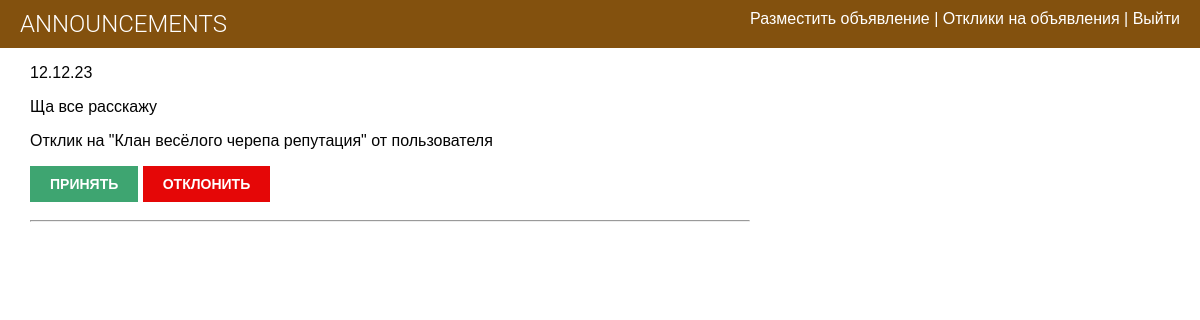
The app's page /comments/ (signed in) with its own data.
### board/models.py (models this page shows, shortened)
class Comment(models.Model):
    announcement = models.ForeignKey(Announcement, on_delete=models.CASCADE, related_name='comments')
    name = models.CharField(max_length=80, verbose_name='Имя')
    email = models.EmailField()
    text = models.TextField(verbose_name="Отклик")
    created = models.DateTimeField(auto_now_add=True)
    updated = models.DateTimeField(auto_now=True)
    active = models.BooleanField(default=False)
    class Meta:
        ordering = ['-created']
        indexes = [models.Index(fields=['-created'])]

class Announcement(models.Model):
    title = models.CharField(max_length=250)
    author = models.ForeignKey(User, on_delete=models.CASCADE, related_name='person')
    text = models.TextField()
    image = models.ImageField(blank=True, upload_to='images/%Y/%m/%d/')
    url = models.URLField(blank=True)
    publish = models.DateTimeField(default=timezone.now)
    created = models.DateTimeField(auto_now_add=True)
    updated = models.DateTimeField(auto_now=True)
    category = models.ForeignKey('Category', on_delete=models.PROTECT, null=True, verbose_name='Категория',
                                 related_name='cats')
    class Meta:
        ordering = ['-publish']
        indexes = [models.Index(fields=['-publish'])]

### board/views.py (the view)
# urls.py: path('comments/', CommentList.as_view(), name="comment_list"),
class CommentList(LoginRequiredMixin, ListView):
    model = Comment
    template_name = 'announcement/comment_list.html'
    context_object_name = 'comment_list'
    ordering = '-created'
    def get_queryset(self):
        queryset = Comment.objects.filter(announcement__author=self.request.user)
        return queryset

### board/templates/announcement/comment_list.html
{% extends 'default.html' %}
{% block content %}
{% if comment_list %}
    {% for c in comment_list %}
        {% if c.status == True or c.status is None %}
            <p>{{ c.created|date:'d.m.y' }}</p>
            <p>{{ c.text }}</p>
            <p>Отклик на "{{ c.announcement.title }}" от пользователя {{ c.user }}</p>
                {% if c.status == True %}
                    <p>{{ c.text }}</p>
                {% else %}
                    <a href="{% url 'board:accept' pk=c.pk %}"><input type="submit" value="Принять" />
                    <a href="{% url 'board:deny' pk=c.pk %}"><input type="reset" value="Отклонить" />
                {% endif %}
            <hr>
        {% endif %}
    {% endfor %}
{% else %}
    Откликов нет
{% endif %}
{% endblock content %}

### board/static/style.css (style rules this page uses)
body { margin:0; padding:0; font-family:helvetica, sans-serif; background-color: rgb(255, 255, 255); }
a { color: rgb(9, 96, 33); text-decoration:none; }
p { color: #030303; }
input, textarea { clear:both; float:left; margin:0 0 10px; background: #e1dbdb; border:0; padding:6px 10px; font-size:12px; }
input[type=submit] { font-weight:bold; background: rgba(11, 141, 76, 0.79); color:#fff; padding:10px 20px; font-size:14px; text-transform:uppercase; float: inherit; }
input[type=reset] { font-weight:bold; background: rgb(229, 7, 7); color:#fff; padding:10px 20px; font-size:14px; text-transform:uppercase; float: inherit; }

### records on screen
Comment: created "12.12.23", text "Ща все расскажу", announcement "Клан весёлого черепа репутация"
